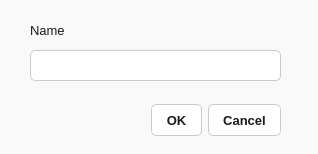
<?xml version="1.0" encoding="UTF-8"?>
<ui version="4.0">
 <class>Dialog</class>
 <widget class="QDialog" name="Dialog">
  <property name="geometry">
   <rect>
    <x>0</x>
    <y>0</y>
    <width>318</width>
    <height>154</height>
   </rect>
  </property>
  <property name="windowTitle">
   <string>Nueva Receta</string>
  </property>
  <property name="styleSheet">
   <string notr="true">
QDialog {
    background-color: #F9F9F9;
    font-family: &quot;Segoe UI&quot;;
    font-size: 10pt;
    color: #1A1A18;
}
QLabel {
    color: #1A1A18;
    font-size: 10pt;
    background: transparent;
    border: none;
}
QLineEdit {
    height: 28px;
    padding: 0 8px;
    border: 1px solid #CBCAC5;
    border-radius: 5px;
    background: #FFFFFF;
    color: #1A1A18;
    font-size: 10pt;
    selection-background-color: #E6F1FB;
    selection-color: #185FA5;
}
QLineEdit:focus { border-color: #185FA5; }
QPushButton {
    height: 30px;
    padding: 0 14px;
    border: 1px solid #CBCAC5;
    border-radius: 5px;
    background: #FFFFFF;
    color: #1A1A18;
    font-size: 10pt;
    font-weight: 500;
}
QPushButton:hover { background: #F4F4F0; border-color: #AAAAAA; }
QPushButton:pressed { background: #E9E8E3; }
QDialogButtonBox QPushButton[text="OK"],
QDialogButtonBox QPushButton[text="&amp;OK"] {
    background: #185FA5;
    border-color: #185FA5;
    color: #E6F1FB;
    font-weight: 600;
}
QDialogButtonBox QPushButton[text="OK"]:hover,
QDialogButtonBox QPushButton[text="&amp;OK"]:hover { background: #0C447C; }
    </string>
  </property>
  <widget class="QDialogButtonBox" name="NewRecipe_DialogButton">
   <property name="geometry">
    <rect>
     <x>30</x>
     <y>100</y>
     <width>251</width>
     <height>41</height>
    </rect>
   </property>
   <property name="orientation">
    <enum>Qt::Horizontal</enum>
   </property>
   <property name="standardButtons">
    <set>QDialogButtonBox::Cancel|QDialogButtonBox::Ok</set>
   </property>
  </widget>
  <widget class="QLabel" name="label">
   <property name="geometry">
    <rect>
     <x>30</x>
     <y>20</y>
     <width>111</width>
     <height>20</height>
    </rect>
   </property>
   <property name="font">
    <font>
     <pointsize>12</pointsize>
    </font>
   </property>
   <property name="text">
    <string>Name</string>
   </property>
  </widget>
  <widget class="QLineEdit" name="NewRecipe_LineEdit">
   <property name="geometry">
    <rect>
     <x>30</x>
     <y>50</y>
     <width>251</width>
     <height>31</height>
    </rect>
   </property>
  </widget>
 </widget>
 <resources/>
 <connections>
  <connection>
   <sender>NewRecipe_DialogButton</sender>
   <signal>accepted()</signal>
   <receiver>Dialog</receiver>
   <slot>accept()</slot>
   <hints>
    <hint type="sourcelabel">
     <x>248</x>
     <y>254</y>
    </hint>
    <hint type="destinationlabel">
     <x>157</x>
     <y>274</y>
    </hint>
   </hints>
  </connection>
  <connection>
   <sender>NewRecipe_DialogButton</sender>
   <signal>rejected()</signal>
   <receiver>Dialog</receiver>
   <slot>reject()</slot>
   <hints>
    <hint type="sourcelabel">
     <x>316</x>
     <y>260</y>
    </hint>
    <hint type="destinationlabel">
     <x>286</x>
     <y>274</y>
    </hint>
   </hints>
  </connection>
 </connections>
</ui>
